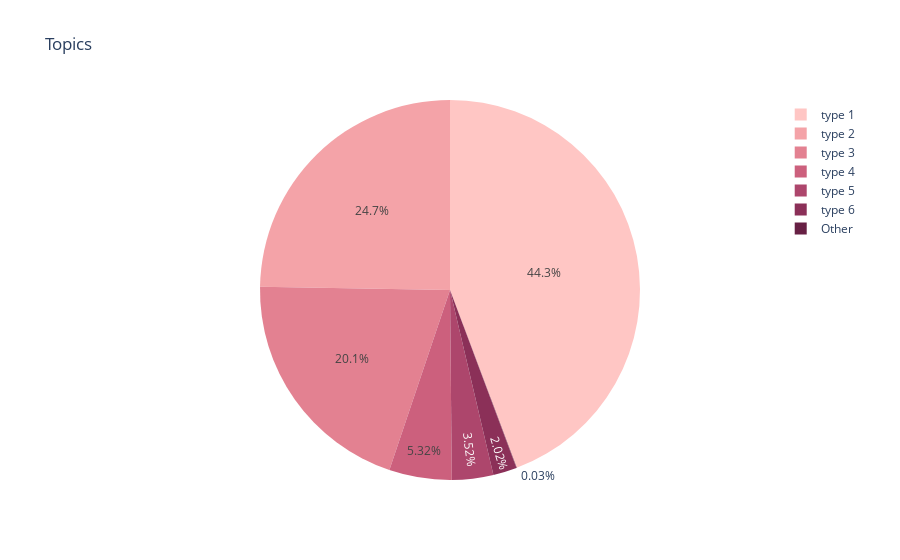

Source (notebook cell):
### Code cell
import plotly.express as px

fig = px.pie(result, names='Topic',  title='Topics', color_discrete_sequence=px.colors.sequential.Burg)
fig.show()

### Figure 1 — Plotly figure (JSON) as saved in the notebook; plotly's stock layout.template omitted (floating-point values rounded to 4 significant figures; data arrays with more than 128 entries replaced by an {"elided": "..."} marker saying what was removed)
{"data": [{"domain": {"x": [0, 1], "y": [0, 1]}, "hovertemplate": "Topic=%{label}<extra></extra>", "labels": {"elided": "10000 str values"}, "legendgroup": "", "name": "", "showlegend": true, "type": "pie"}], "layout": {"legend": {"tracegroupgap": 0}, "piecolorway": ["rgb(255, 198, 196)", "rgb(244, 163, 168)", "rgb(227, 129, 145)", "rgb(204, 96, 125)", "rgb(173, 70, 108)", "rgb(139, 48, 88)", "rgb(103, 32, 68)"], "title": {"text": "Topics"}}}
